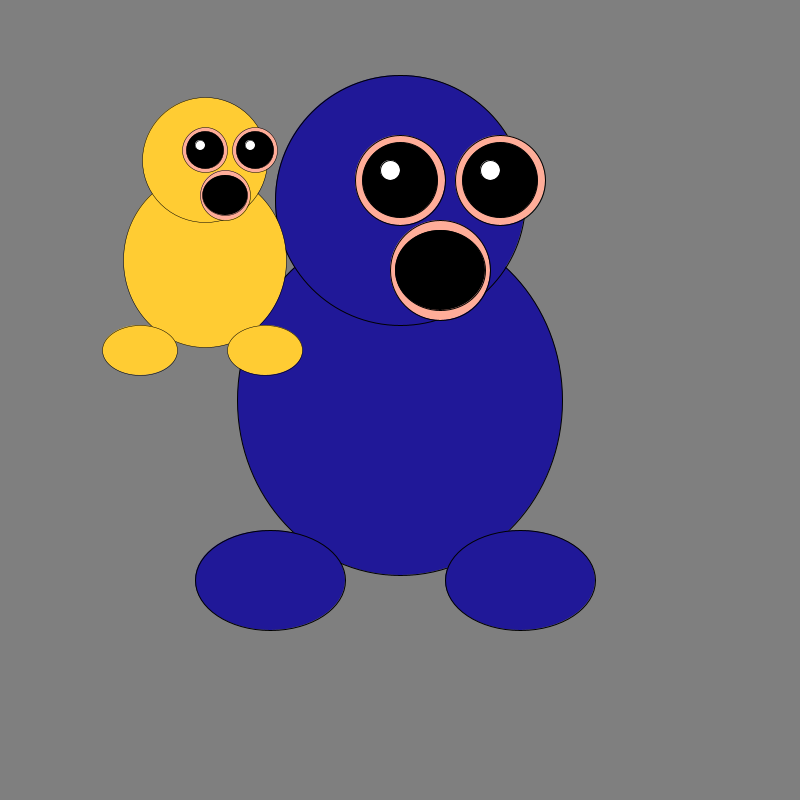
Frame 1 (no input)
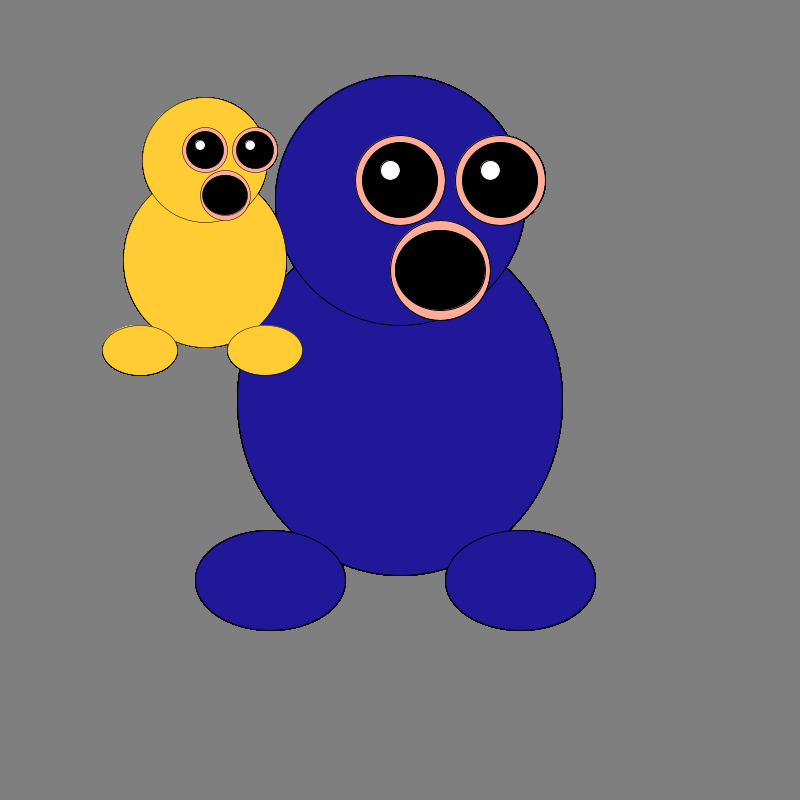
Frame 60 (the mouse pressed at the canvas centre just before this capture)
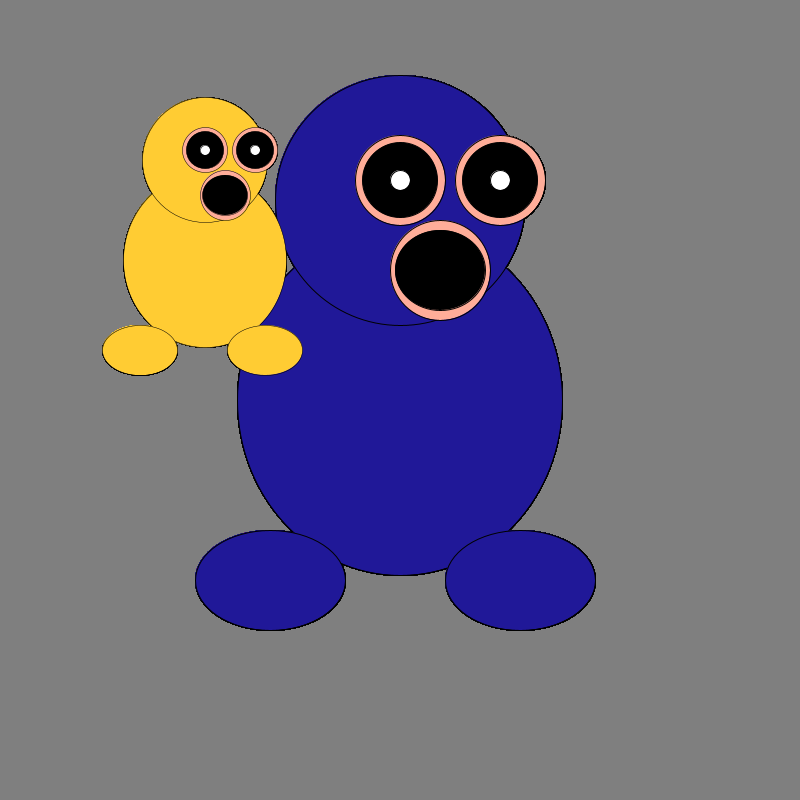
Frame 120 (the mouse held since frame 60 and released just before this capture)

The Processing sketch that drew these frames (run headless with seeded random() and noise(); from frame 60 on, the mouse is pressed at the canvas centre):

// Processing sketch: HWoop_Proenza
// ── HWoop_Proenza.pde

int x = 400;
int y = 180;
//int xx = 140;
//int yy = 140;
int a = 500;
int b = 180;
color bl = color(32, 24, 152);
color yw = color(255, 204, 51);
Monster head; 
Monster lance;
//Attempted at array 
Monster [] monsterCollection = new Monster [5];

void setup(){
  size(800, 800);
  background(127);
  frameRate(30);
  // Attep at array
  //Bunch[] Monster = new Monster [2];
  //Monster[0] = head;
  //Monster[1] = lance;
  monsterCollection[0] = new Monster(); // head
  monsterCollection[1] = new Monster(); // lance
  
  
  
  
}






void draw(){
  if(keyPressed = true){
 monsterCollection[0].head(bl); //head
  monsterCollection[0].eye(); //head
  pushMatrix();
  scale(0.5);
  translate(10, 120);
  monsterCollection[1].head(yw);
  monsterCollection[1].eye();
  popMatrix();
  }
}

// ── Monster.pde
class Monster{
 
  Monster(){
    
   
   
   
  } 
  
  //methods go below the class constructor, aka functions
  
  void update(){
    
  }
  
  void head(color h){
   fill(h);
  ellipse(400, 400, 325, 350); //body
  ellipse(400, 200, 250, 250); //head
  ellipse(270, 580, 150, 100); //left foot
  ellipse(520, 580, 150, 100); //right foot
  //fill(255);
 //ellipse(400, 180, 75, 75); //eye
  //fill(0);
  //ellipse(400, 180, 35, 35); 
  //rect(355, 240, 100, 50);
  
  }
  
  void eye(){

  //left eye lid
  fill(255, 173, 153);
  ellipse(440, 270, 100, 100);
  //eye
  fill(0);
  ellipse(440, 270, 90, 80);


  //right eye lid
  fill(255, 173, 153);
  ellipse(500, 180, 90, 90);
  //eye ball
  fill(0);
  ellipse(500, 180, 75, 75);


  //middle eye lid
  fill(255, 173, 153);
  ellipse(400, 180, 90, 90);
  //eye ball
  fill(0);
  ellipse(400, 180, 75, 75);
  
  
  //pupils
  int pX = (int) map(mouseX, 0, width, -10, 10);
  int pY = (int) map(mouseY, 0, height, -10, 10); 
  fill(255);
  ellipse(pX + x, pY + y, 20, 20);  //middle pupil following mouse
  // ellipse(pX + xx, pY + yy, 20, 20); // left
    ellipse(pX + a, pY + b, 20, 20); // right
  fill(0);
    
  }
  
}

// ── Monstermover.pde
class Monstermover extends Monster{
  
  
  
  
}
